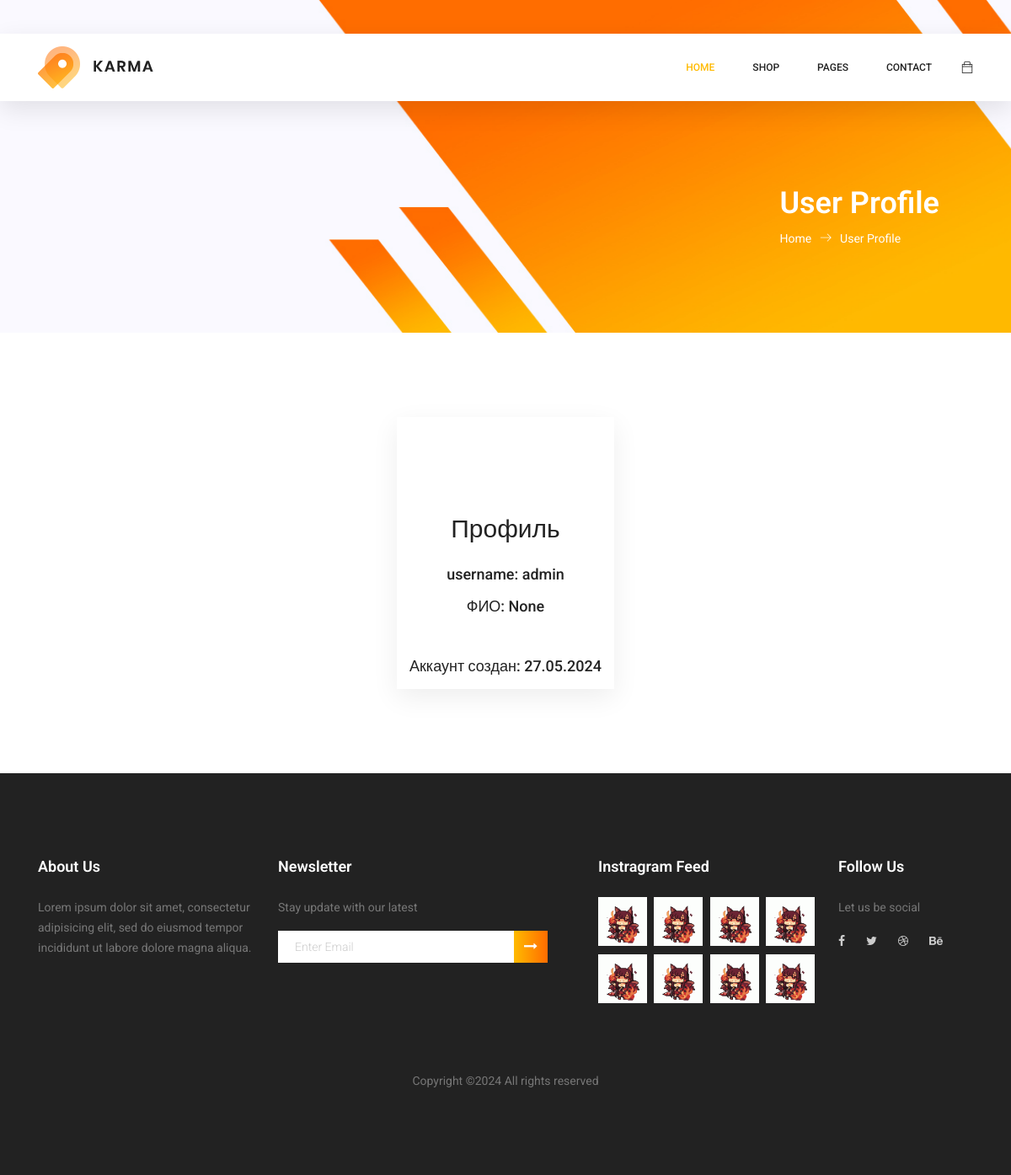
The page /profile/ (signed in) on the database as committed earlier.
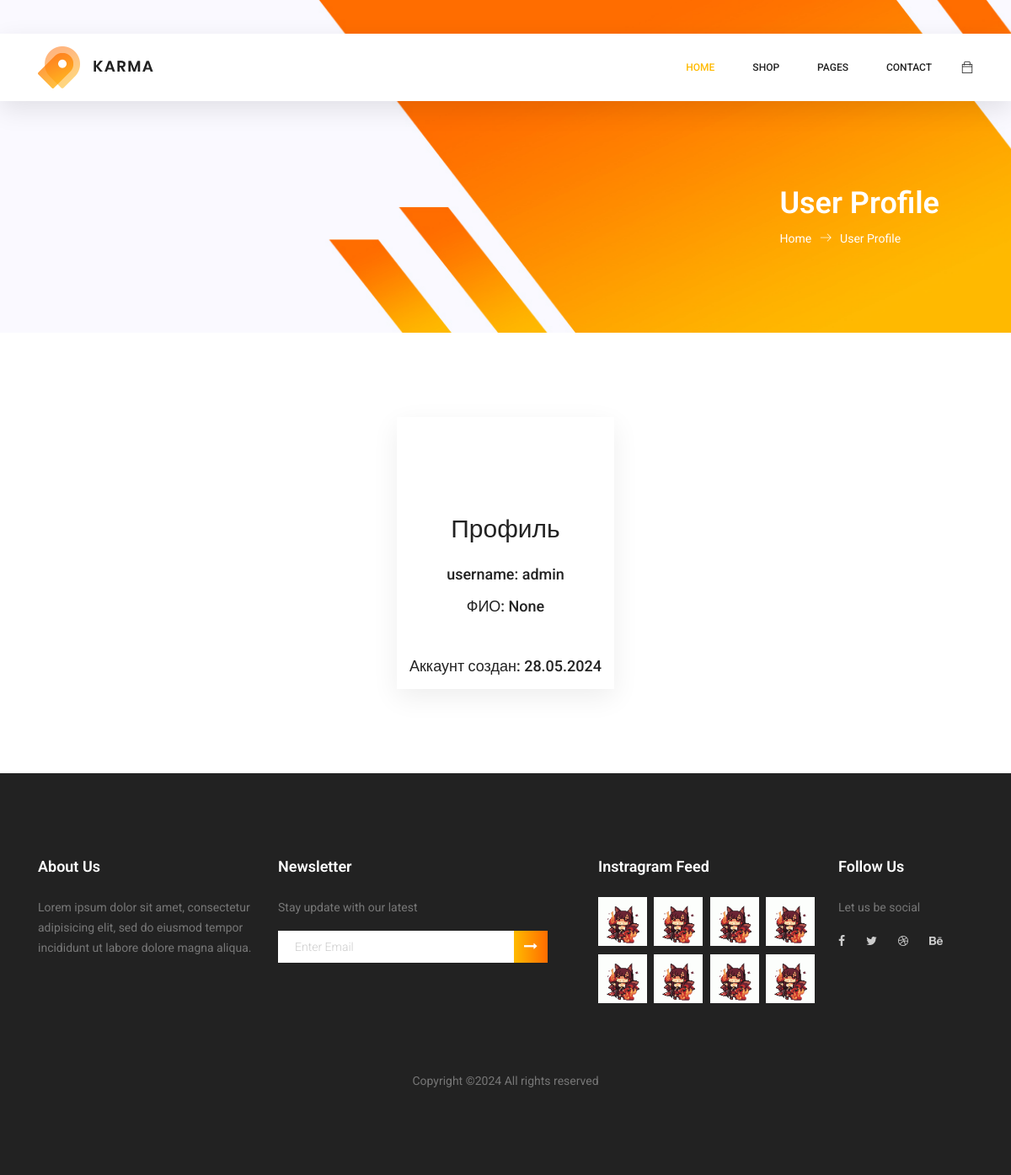
The same page on the database as committed later.
### reguser/models.py (models this page shows, shortened)
class CustomUser(AbstractUser):
    username = models.CharField(max_length=35, unique=True)
    full_name = models.CharField(max_length=150, verbose_name='ФИО', blank=True, null=True)
    birthday = models.DateField(verbose_name='Дата рождения', blank=True, null=True)
    email = models.EmailField(verbose_name='email', blank=True)
    image = models.ImageField(verbose_name='фото', upload_to='profile/%Y/%m', blank=True)
    created_at = models.DateTimeField(auto_now_add=True)
    objects = CustomUserManager()
    class Meta:
        verbose_name_plural = 'Профили пользователей'

### reguser/views.py (the view)
# urls.py: path('', ProfileView.as_view(), name='profile'),
class ProfileView(LoginRequiredMixin, TemplateView):
    model = CustomUser
    template_name = 'profile.html'
    def get_context_data(self, **kwargs):
        context = super().get_context_data(**kwargs)
        context['customuser'] = self.request.user
        return context

### reguser/templates/profile.html (shortened to what this page needs)
{% extends "base.html" %}
{% load static %}
{% block content %}
	<section class="banner-area organic-breadcrumb">
		<div class="container">
			<div class="breadcrumb-banner d-flex flex-wrap align-items-center justify-content-end">
				<div class="col-first">
					<h1>User Profile</h1>
					<nav class="d-flex align-items-center">
						<a href="{% url 'home' %}">Home<span class="lnr lnr-arrow-right"></span></a>
						<a href="{% url 'profile' %}">User Profile</a>
					</nav>
				</div>
			</div>
		</div>
	</section>
	<section class="register_box_area section_gap">
		<div class="register_container">
			<div class="row">
				<div class="my-col-lg-6">
					<div class="register_form_inner">
						<h2>Профиль</h2>
						<div class="col-md-12 form-group">
						</div>
						<div class="col-md-12 form-group">
							<h4>username: {{ user.username }}</h4>
						</div>
						<div class="col-md-12 form-group">
							<h4>ФИО: {{ user.full_name }}</h4>
						</div>
						<div class="col-md-12 form-group">
						</div>
						<div class="col-md-12 form-group">
						</div>
						<div class="col-md-12 form-group">
							<h4>Аккаунт создан: {{ user.created_at|date:"d.m.Y" }}</h4>
						</div>
					</div>
				</div>
			</div>
		</div>
	</section>
{% endblock content %}

Rows that differ between the two databases and show on the page:
changed CustomUser "admin": created_at "27.05.2024" → "28.05.2024"
